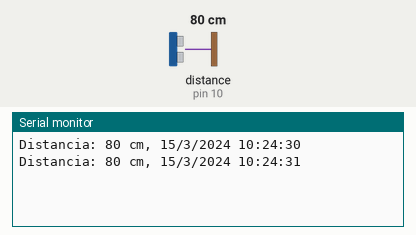
A sketch run on a simulated Arduino Uno, built with avr-gcc and run on an emulated ATmega328P. Shown: the last lines printed to the serial monitor. Wiring (inferred from the names in the program): ultrasonic range finder: trigger pin 9; echo pin 10. The test bench sets the inputs (shaded band); at power-on: distance to the obstacle (sensor on pin 10) 80 cm. The echo pulse lasts 58.3 µs per cm; the local clock reads 2024-03-15 10:24:30 at power-on unless the sketch sets it.

Above: at 1.8 s.
1.9 s: distance to the obstacle (sensor on pin 10) set to 2 cm
At 2.7 s:
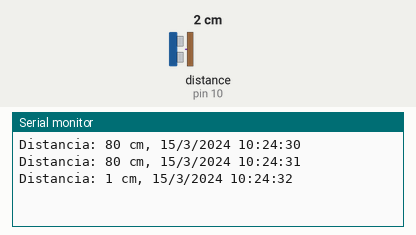
3.4 s: distance to the obstacle (sensor on pin 10) set to 4 cm
At 4.5 s:
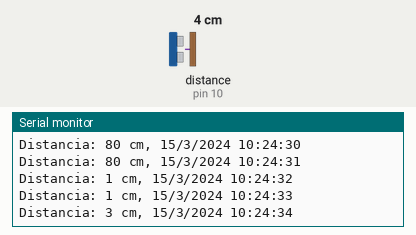
Timing chart, 0 to 6.4 s (numbered marks = the images above; inputs shaded):
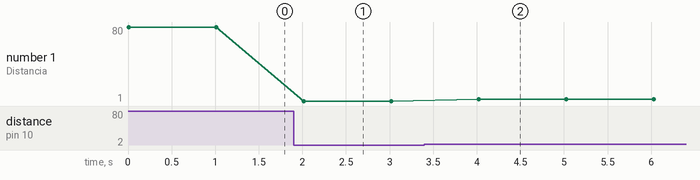

Measured:
- after the input at 1.9 s, the serial monitor: prints a new line after 0.12 s (image 1)
- after the input at 3.4 s, the serial monitor: prints a new line after 0.62 s (image 2)
- plotted number 1: 80 → 1 after the input at 1.9 s

The sketch:

main.ino
```cpp
//Por Luis Daniel
//El siguiente programa no hace uso del LCD solo de la consola

#include <Wire.h>
#include <RTClib.h>

RTC_DS3231 rtc;
const int trigPin = 9; // Pin TRIG del HC-SR04
const int echoPin = 10; // Pin ECHO del HC-SR04
const int interval = 1000; // Intervalo de tiempo para la medición (en milisegundos) si deseas puedes cambiar este valor a mas, por ejemplo a 2000

void setup() {
  Serial.begin(9600);
  Wire.begin();
  rtc.begin();
  // En caso de que la hora y la fecha del Reloj DS3231 este mal utiliza solo la siguiente line de código:
  // rtc.adjust(DateTime(F(__DATE__), F(__TIME__)));

  pinMode(trigPin, OUTPUT);
  pinMode(echoPin, INPUT);
}

void loop() {
  DateTime now = rtc.now(); // Obtiene la hora actual del DS3231
  digitalWrite(trigPin, LOW); // Establece el pin TRIG en LOW durante 2 microsegundos
  delayMicroseconds(2);
  digitalWrite(trigPin, HIGH); // Establece el pin TRIG en HIGH durante 10 microsegundos
  delayMicroseconds(10);
  digitalWrite(trigPin, LOW); // Establece el pin TRIG en LOW
  long duration = pulseIn(echoPin, HIGH); // Mide la duración del pulso de ECHO
  int distance = duration / 58; // Calcula la distancia en centímetros
  Serial.print("Distancia: ");
  Serial.print(distance);
  Serial.print(" cm, ");
  Serial.print(now.day(), DEC);
  Serial.print("/");
  Serial.print(now.month(), DEC);
  Serial.print("/");
  Serial.print(now.year(), DEC);
  Serial.print(" ");
  Serial.print(now.hour(), DEC);
  Serial.print(":");
  Serial.print(now.minute(), DEC);
  Serial.print(":");
  Serial.print(now.second(), DEC);
  Serial.println(); // Imprime una línea vacía
  delay(interval); // Espera un segundo antes de volver a medir
}
```
